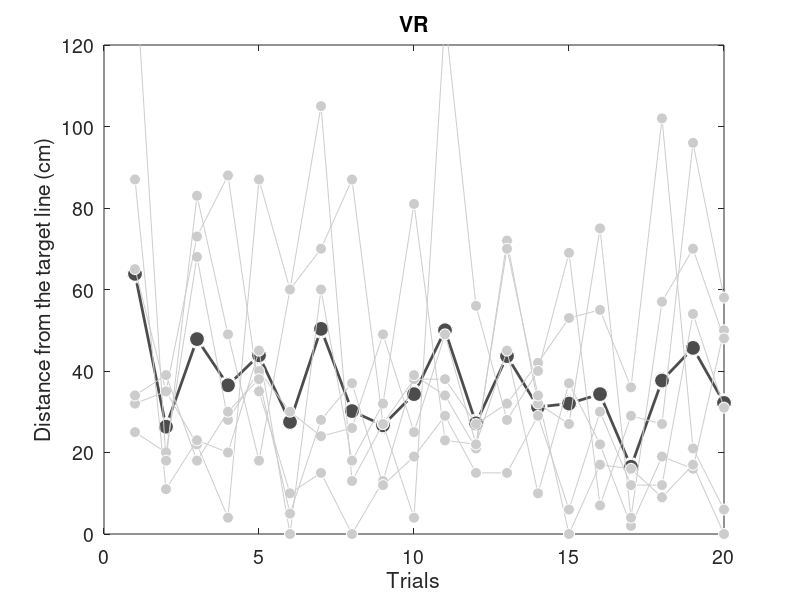

This figure's MATLAB source:
load('scores.mat')

VR0_0h_abs = abs(VR0_0h_diff);
VR0_0h_abs_each = mean(VR0_0h_abs, 2);

x = 1:20;


figure('Position', [100 100 700 400]);
plot(x, VR0_0h_abs_each', '-o', ...
    'LineWidth', 2, ...
    'MarkerSize', 12, ...
    'MarkerFaceColor', dark_gray, ...
    'MarkerEdgeColor', white, ...
    'Color', dark_gray)

ylim([0, 120])
h = gca;
set(h, 'FontSize', 14)

xlabel('Trials')
ylabel('Distance from the target line (cm)')
title('VR')

for i = 1:VR0_number
    hold on
    y = VR0_0h_abs(:,i);
    plot(x, y', '-o', ...
    'MarkerSize', 8, ...
    'MarkerFaceColor', light_gray, ...
    'MarkerEdgeColor', white, ...
    'Color', light_gray)
end

hold off

saveas(gcf,'./data/figures/VR0_0h_test','epsc')
